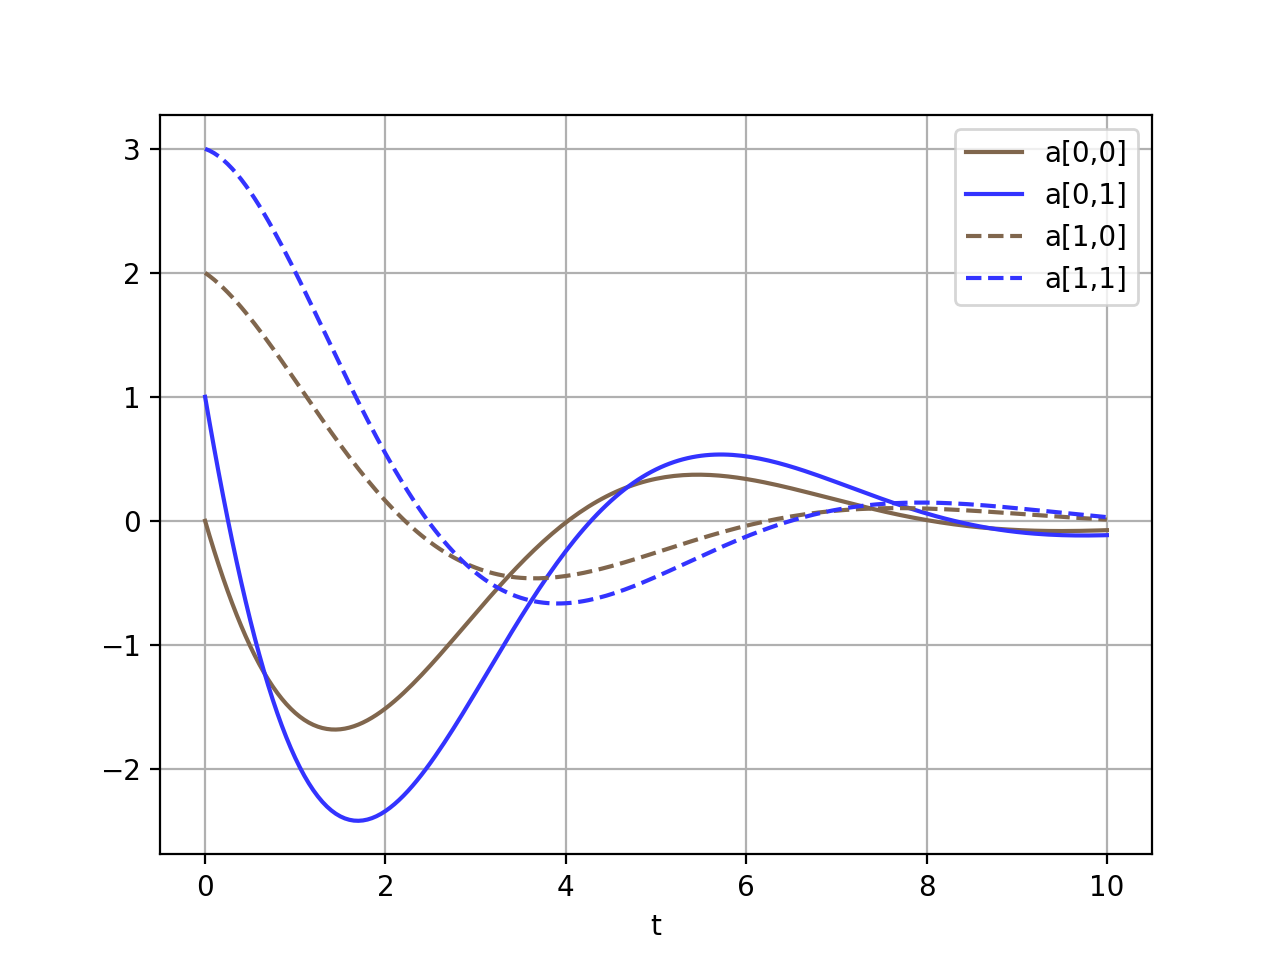

Python code for this plot:
# Copyright (c) 2014, Warren Weckesser
# All rights reserved.
# See the LICENSE file for license information.

import numpy as np
import matplotlib.pyplot as plt

from odeintw import odeintw


# Matrix differential equation
#     da/dt = c*a
# where a and c are (for example) 2x2 matrices.

def asys(a, t, c):
    return c.dot(a)


def ajac(a, t, c):
    # asys returns [[F[0,0](a,t), F[0,1](a,t),
    #                F[1,0](a,t), F[1,1](a,t)]]
    # This function computes jac[m, n, i, j]
    # jac[m, n, i, j] holds dF[m,n]/da[i,j]
    jac = np.zeros((2, 2, 2, 2))
    jac[0, 0, 0, 0] = c[0, 0]
    jac[0, 0, 1, 0] = c[0, 1]
    jac[0, 1, 0, 1] = c[0, 0]
    jac[0, 1, 1, 1] = c[0, 1]
    jac[1, 0, 0, 0] = c[1, 0]
    jac[1, 0, 1, 0] = c[1, 1]
    jac[1, 1, 0, 1] = c[1, 0]
    jac[1, 1, 1, 1] = c[1, 1]

    return jac


c = np.array([[-0.5, -1.25],
              [ 0.5, -0.25]])
t = np.linspace(0, 10, 201)

# a0 is the initial condition.
a0 = np.array([[0.0, 1.0],
               [2.0, 3.0]])

sol = odeintw(asys, a0, t, Dfun=ajac, args=(c,))

plt.figure(1)
plt.clf()
color1 = (0.5, 0.4, 0.3)
color2 = (0.2, 0.2, 1.0)
plt.plot(t, sol[:, 0, 0], color=color1, label='a[0,0]')
plt.plot(t, sol[:, 0, 1], color=color2, label='a[0,1]')
plt.plot(t, sol[:, 1, 0], '--', color=color1, linewidth=1.5, label='a[1,0]')
plt.plot(t, sol[:, 1, 1], '--', color=color2, linewidth=1.5, label='a[1,1]')
plt.xlabel('t')
plt.legend(loc='best')
plt.grid(True)
plt.show()
